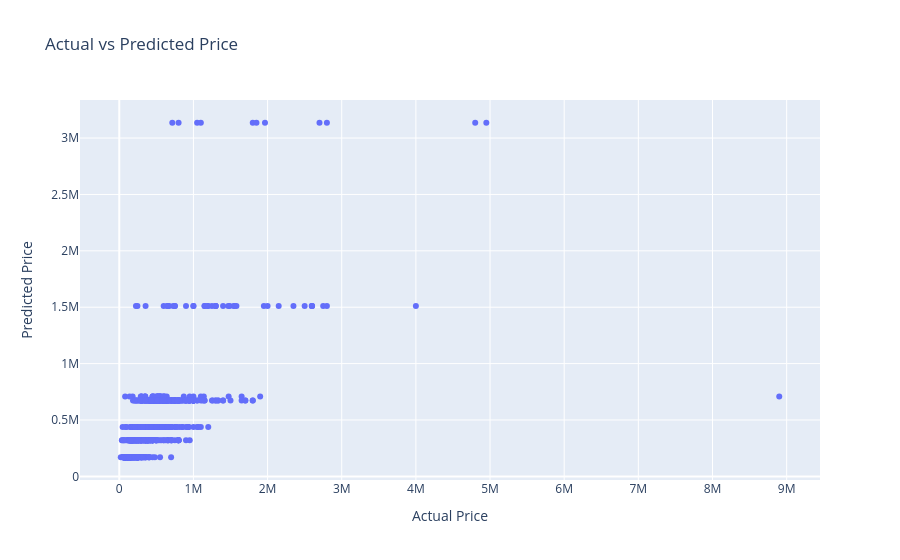

This figure's notebook cell:
### Code cell
import plotly.express as px

px.scatter(x=y_test,y=y_pred,labels={'x':'Actual Price','y':'Predicted Price'},title='Actual vs Predicted Price')

### Figure 1 — Plotly figure (JSON) as saved in the notebook; plotly's stock layout.template omitted (floating-point values rounded to 4 significant figures; data arrays with more than 128 entries replaced by an {"elided": "..."} marker saying what was removed)
{"data": [{"hovertemplate": "Actual Price=%{x}<br>Predicted Price=%{y}<extra></extra>", "legendgroup": "", "marker": {"color": "#636efa", "symbol": "circle"}, "mode": "markers", "name": "", "orientation": "v", "showlegend": false, "type": "scatter", "x": {"elided": "868 int values"}, "xaxis": "x", "y": {"elided": "868 float values"}, "yaxis": "y"}], "layout": {"legend": {"tracegroupgap": 0}, "title": {"text": "Actual vs Predicted Price"}, "xaxis": {"anchor": "y", "domain": [0, 1], "title": {"text": "Actual Price"}}, "yaxis": {"anchor": "x", "domain": [0, 1], "title": {"text": "Predicted Price"}}}}
